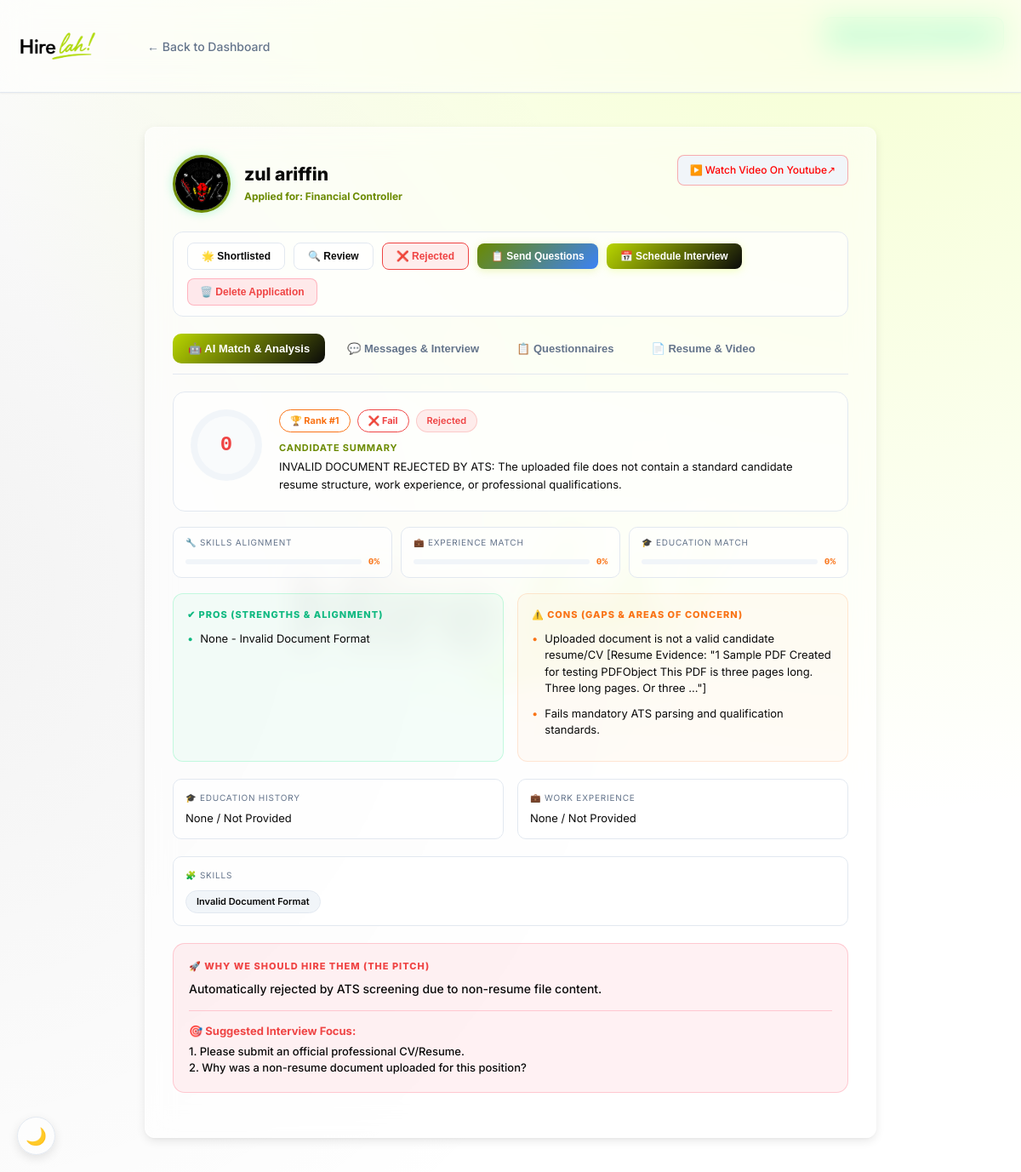
The app's page /candidate.php?id=app_d8e918b0 (signed in) with its own data.
### tables this page shows
CREATE TABLE `candidates` (
  `id` varchar(50) NOT NULL,
  `job_id` int(11) DEFAULT NULL,
  `name` varchar(255) DEFAULT 'Unknown',
  `email` varchar(255) DEFAULT NULL,
  `phone` varchar(255) DEFAULT NULL,
  `filename` varchar(255) DEFAULT NULL,
  `full_text` longtext DEFAULT NULL,
  `stripped_text` longtext DEFAULT NULL,
  `status` varchar(50) DEFAULT 'Review',
  `recommendation` varchar(50) DEFAULT 'Pending',
  `overall_score` int(11) DEFAULT 0,
  `skills_match` int(11) DEFAULT 0,
  `exp_match` int(11) DEFAULT 0,
  `edu_match` int(11) DEFAULT 0,
  `summary` text DEFAULT NULL,
  `education` text DEFAULT NULL,
  `experience` text DEFAULT NULL,
  `skills` text DEFAULT NULL,
  `strengths` text DEFAULT NULL,
  `gaps` text DEFAULT NULL,
  `relevance_label` varchar(100) DEFAULT NULL,
  `note` text DEFAULT NULL,
  `suggested_question` text DEFAULT NULL,
  `screened` tinyint(1) DEFAULT 0,
  `created_at` timestamp NOT NULL DEFAULT current_timestamp(),
  `user_id` int(11) DEFAULT NULL,
  `resume_path` varchar(255) DEFAULT NULL,
  `youtube_url` varchar(255) DEFAULT NULL,
  `hiring_verdict` varchar(100) DEFAULT NULL,
  `verdict_reason` text DEFAULT NULL,
  `profile_picture` varchar(255) DEFAULT NULL,
  `updated_at` timestamp NOT NULL DEFAULT current_timestamp() ON UPDATE current_timestamp(),
  `interview_status` enum('None','Proposed','Confirmed','Declined') DEFAULT 'None',
  `interview_datetime` datetime DEFAULT NULL,
  `interview_notes` text DEFAULT NULL,
  `interview_token` varchar(100) DEFAULT NULL
);

CREATE TABLE `users` (
  `id` int(11) NOT NULL,
  `name` varchar(255) NOT NULL,
  `email` varchar(255) NOT NULL,
  `password_hash` varchar(255) NOT NULL,
  `role` varchar(50) NOT NULL DEFAULT 'candidate',
  `created_at` timestamp NOT NULL DEFAULT current_timestamp(),
  `profile_picture` varchar(255) DEFAULT NULL,
  `default_resume` varchar(255) DEFAULT NULL,
  `is_verified` tinyint(1) DEFAULT 0,
  `otp_code` varchar(10) DEFAULT NULL,
  `otp_expires_at` datetime DEFAULT NULL,
  `reset_token` varchar(100) DEFAULT NULL,
  `reset_token_expires_at` datetime DEFAULT NULL,
  `company_name` varchar(255) DEFAULT NULL,
  `company_website` varchar(255) DEFAULT NULL,
  `company_address` text DEFAULT NULL,
  `company_logo` varchar(255) DEFAULT NULL,
  `contact_email` varchar(255) DEFAULT NULL
);

CREATE TABLE `jobs` (
  `id` int(11) NOT NULL,
  `job_title` varchar(255) NOT NULL,
  `department` varchar(255) DEFAULT NULL,
  `employment_type` varchar(100) DEFAULT NULL,
  `status` varchar(50) DEFAULT 'Active',
  `description` text DEFAULT NULL,
  `created_at` timestamp NOT NULL DEFAULT current_timestamp(),
  `employer_id` int(11) DEFAULT NULL,
  `work_mode` varchar(50) DEFAULT 'On-site',
  `require_video` tinyint(1) DEFAULT 0
);

### candidate.php (the view, shortened to what the rows shown need)
<?php
require 'db.php';
$id = $_GET['id'] ?? null;
$stmt = $pdo->prepare("SELECT c.*, j.job_title, j.description as job_desc, u.profile_picture
FROM candidates c
LEFT JOIN jobs j ON c.job_id = j.id
LEFT JOIN users u ON (c.user_id = u.id OR (c.user_id IS NULL AND c.email = u.email AND c.email IS NOT NULL AND c.email != ''))
WHERE c.id = ?");
$stmt->execute([$id]);
$c = $stmt->fetch();
$score = $c['overall_score'];
$skills = json_decode($c['skills'], true) ?: [];
$strengths = json_decode($c['strengths'], true) ?: [];
$gaps = json_decode($c['gaps'], true) ?: [];
$rank_stmt = $pdo->prepare("SELECT COUNT(*) FROM candidates WHERE job_id = ? AND overall_score > ?");
$rank_stmt->execute([$c['job_id'], $c['overall_score']]);
$candidate_rank = (int)$rank_stmt->fetchColumn() + 1;
?>
<!DOCTYPE html>
<html lang="en">
<head>
    <link rel="stylesheet" href="style.css?v=<?php echo @filemtime(__DIR__.'/style.css'); ?>">
</head>
<body>
    <main style="max-width:900px;">
        <div class="panel">
            <div style="display:flex; justify-content:space-between; align-items:flex-start; margin-bottom:22px;">
                <div style="display:flex; gap:16px; align-items:center;">
                    <?php if(!empty($c['profile_picture']) && file_exists($c['profile_picture'])): ?>
                        <img src="<?= htmlspecialchars($c['profile_picture']) ?>" alt="<?= htmlspecialchars($c['name']) ?>" style="width:68px; height:68px; border-radius:50%; object-fit:cover; border:3px solid var(--acc); box-shadow:0 0 12px rgba(0, 232, 122, 0.3);">
                    <?php endif; ?>
                    <div>
                        <div style="font-size:21px; font-weight:800; color:var(--txt);"><?= htmlspecialchars($c['name']) ?></div>
                        <div style="font-size:12px; color:var(--acc); font-weight:700; margin-top:2px;">Applied for: <?= htmlspecialchars($c['job_title']) ?></div>
                    </div>
                </div>
            </div>
            <div id="tab_content_ai" class="main-tab-content">
                <div style="display:grid; grid-template-columns:auto 1fr; gap:20px; background:var(--surf); border:1px solid var(--bdr); border-radius:14px; padding:20px; margin-bottom:18px;">
                    <div class="score-circle"><span><?= $score ?></span></div>
                    <div>
                        <div style="display:flex; gap:8px; flex-wrap:wrap; margin-bottom:10px;">
                            <span class="chip" style="color:var(--org); border-color:var(--org); background:transparent; font-weight:700;">
                                🏆 Rank #<?= $candidate_rank ?>
                            </span>
                            <?php
                            $is_pass = ($c['recommendation'] == 'Strong Hire' || $c['recommendation'] == 'Hire');
                            $pass_color = $is_pass ? 'var(--grn)' : 'var(--red)';
                            ?>
                            <span class="chip" style="color:<?= $pass_color ?>; border-color:<?= $pass_color ?>; background:transparent; font-weight:700;">
                                <?= $is_pass ? '✅ Pass' : '❌ Fail' ?>
                            </span>
                            <span class="chip chip-<?= strtolower($c['status']) ?>"><?= htmlspecialchars($c['status']) ?></span>
                        </div>
                        <div style="font-size:11px; color:var(--acc); font-weight:700; text-transform:uppercase; letter-spacing:0.8px; margin-bottom:4px;">Candidate Summary</div>
                        <div style="font-size:13px; color:var(--txt); line-height:1.6;"><?= htmlspecialchars($c['summary']) ?></div>
                    </div>
                </div>
                <div class="detail-grid">
                    <div style="background:rgba(0,232,122,0.04); border:1px solid rgba(0,232,122,0.2); border-radius:12px; padding:16px;">
                        <?php if(!empty($strengths)): ?>
                            <?php foreach($strengths as $s): ?>
                                <div style="margin-bottom:10px; font-size:13px; color:var(--txt); line-height:1.5;">
                                    <div style="display:flex; gap:8px;">
                                        <span style="color:var(--grn); flex-shrink:0;">•</span>
                                        <div>
                                            <?php
                                            $formatted = preg_replace_callback('/\[Resume Evidence:\s*"(.*?)"\]/s', function($m) {
                                                return '</div></div><div style="margin-top:4px; margin-left:16px; font-size:11px; color:var(--grn); background:rgba(0, 232, 122, 0.08); padding:5px 10px; border-left:3px solid var(--grn); border-radius:4px; font-style:italic;">💬 <strong>Resume Evidence:</strong> "' . htmlspecialchars($m[1]) . '"</div>';
                                            }, htmlspecialchars($s));
                                            echo (strpos($formatted, '</div></div>') !== false) ? $formatted : $formatted . '</div></div>';
                                            ?>
                                </div>
                            <?php endforeach; ?>
                        <?php else: ?>
                            <div style="font-size:12px; color:var(--mut);">No specific pros recorded.</div>
                        <?php endif; ?>
                    </div>
                    <div style="background:rgba(255,140,66,0.04); border:1px solid rgba(255,140,66,0.2); border-radius:12px; padding:16px;">
                        <?php if(!empty($gaps)): ?>
                            <?php foreach($gaps as $g): ?>
                                <div style="margin-bottom:10px; font-size:13px; color:var(--txt); line-height:1.5;">
                                    <div style="display:flex; gap:8px;">
                                        <span style="color:var(--org); flex-shrink:0;">•</span>
                                        <div>
                                            <?php
                                            $formatted_g = preg_replace_callback('/\[Resume Evidence:\s*"(.*?)"\]/s', function($m) {
                                                return '</div></div><div style="margin-top:4px; margin-left:16px; font-size:11px; color:var(--org); background:rgba(255, 140, 66, 0.08); padding:5px 10px; border-left:3px solid var(--org); border-radius:4px; font-style:italic;">💬 <strong>Resume Evidence:</strong> "' . htmlspecialchars($m[1]) . '"</div>';
                                            }, htmlspecialchars($g));
                                            echo (strpos($formatted_g, '</div></div>') !== false) ? $formatted_g : $formatted_g . '</div></div>';
                                            ?>
                                </div>
                            <?php endforeach; ?>
                        <?php else: ?>
                            <div style="font-size:12px; color:var(--mut);">No obvious cons found. Probe general domain fit.</div>
                        <?php endif; ?>
                    </div>
                </div>
                <div class="detail-grid">
                    <div style="background:var(--surf); border:1px solid var(--bdr); border-radius:10px; padding:14px;">
                        <div style="font-size:10px; color:var(--mut); text-transform:uppercase; letter-spacing:0.8px; margin-bottom:7px;">🎓 Education History</div>
                        <div style="font-size:13px; color:var(--txt);"><?= htmlspecialchars($c['education'] ?: '-') ?></div>
                    </div>
                    <div style="background:var(--surf); border:1px solid var(--bdr); border-radius:10px; padding:14px;">
                        <div style="font-size:10px; color:var(--mut); text-transform:uppercase; letter-spacing:0.8px; margin-bottom:7px;">💼 Work Experience</div>
                        <div style="font-size:13px; color:var(--txt);"><?= htmlspecialchars($c['experience'] ?: '-') ?></div>
                    </div>
                </div>
                <?php if (!empty($skills)): ?>
                    <div style="background:var(--surf); border:1px solid var(--bdr); border-radius:10px; padding:14px; margin-bottom:20px;">
                        <div style="display:flex; gap:8px; flex-wrap:wrap;">
                            <?php foreach ($skills as $skill): ?>
                                <span class="chip" style="color:var(--txt); border-color:var(--bdr); background:var(--dim);"><?= htmlspecialchars($skill) ?></span>
                            <?php endforeach; ?>
                        </div>
                    </div>
                <?php endif; ?>
                <?php if($c['note']): ?>
                    <?php
                    $v_color = ($c['recommendation'] == 'Strong Hire' || $c['recommendation'] == 'Hire') ? 'var(--grn)' : ($c['recommendation'] == 'Maybe' ? 'var(--org)' : 'var(--red)');
                    $v_bg = ($c['recommendation'] == 'Strong Hire' || $c['recommendation'] == 'Hire') ? 'rgba(0, 232, 122, 0.08)' : ($c['recommendation'] == 'Maybe' ? 'rgba(255, 140, 66, 0.08)' : 'rgba(255, 77, 106, 0.08)');
                    $v_border = ($c['recommendation'] == 'Strong Hire' || $c['recommendation'] == 'Hire') ? 'rgba(0, 232, 122, 0.25)' : ($c['recommendation'] == 'Maybe' ? 'rgba(255, 140, 66, 0.25)' : 'rgba(255, 77, 106, 0.25)');
                    ?>
                    <div style="background:<?= $v_bg ?>; border:1px solid <?= $v_border ?>; border-radius:14px; padding:18px; margin-bottom:20px;">
                        <div style="font-size:11px; color:<?= $v_color ?>; font-weight:800; letter-spacing:1px; text-transform:uppercase; margin-bottom:8px;">
                            🚀 Why We Should Hire Them (The Pitch)
                        </div>
                        <div style="font-size:14px; color:var(--txt); line-height:1.6; font-weight:500;">
                            <?= htmlspecialchars($c['note']) ?>
                        </div>
                        <?php if($c['suggested_question']): ?>
                            <div style="margin-top:14px; padding-top:14px; border-top:1px solid <?= $v_border ?>; font-size:13px; color:var(--txt);">
                                <strong style="color:<?= $v_color ?>;">🎯 Suggested Interview Focus:</strong>
                                <div style="margin-top:4px; font-weight:500; line-height:1.5;">
                                    <?= nl2br(htmlspecialchars($c['suggested_question'])) ?>
                                </div>
                            </div>
                        <?php endif; ?>
                    </div>
                <?php endif; ?>
            </div>
        </div>
    </main>
<script src="theme.js"></script></body>
</html>

### records on screen
candidates: user.profile_picture (picture), name "zul ariffin", job.job_title "Financial Controller", overall_score "0", status "Rejected", summary "INVALID DOCUMENT REJECTED BY ATS: The uploaded file does not contain a standard candidate resume structure, work experience, or professional qualifications.", strengths "None - Invalid Document Format", gaps "Uploaded document is not a valid candidate resume/CV [Resume Evidence: \"1 Sample PDF Created for testing PDFObject This PDF is three pages long. Three long pages. Or three ...\"]", gaps "Fails mandatory ATS parsing and qualification standards.", education "None / Not Provided", experience "None / Not Provided", skills "Invalid Document Format", note "Automatically rejected by ATS screening due to non-resume file content.", suggested_question "1. Please submit an official professional CV/Resume. 2. Why was a non-resume document uploaded for this position?"

### other values on screen
$label "🌟 Shortlisted"
$label "🔍 Review"
$label "❌ Rejected"
$candidate_rank "1"
$l "🔧 SKILLS ALIGNMENT"
$v "0"
$l "💼 EXPERIENCE MATCH"
$l "🎓 EDUCATION MATCH"
